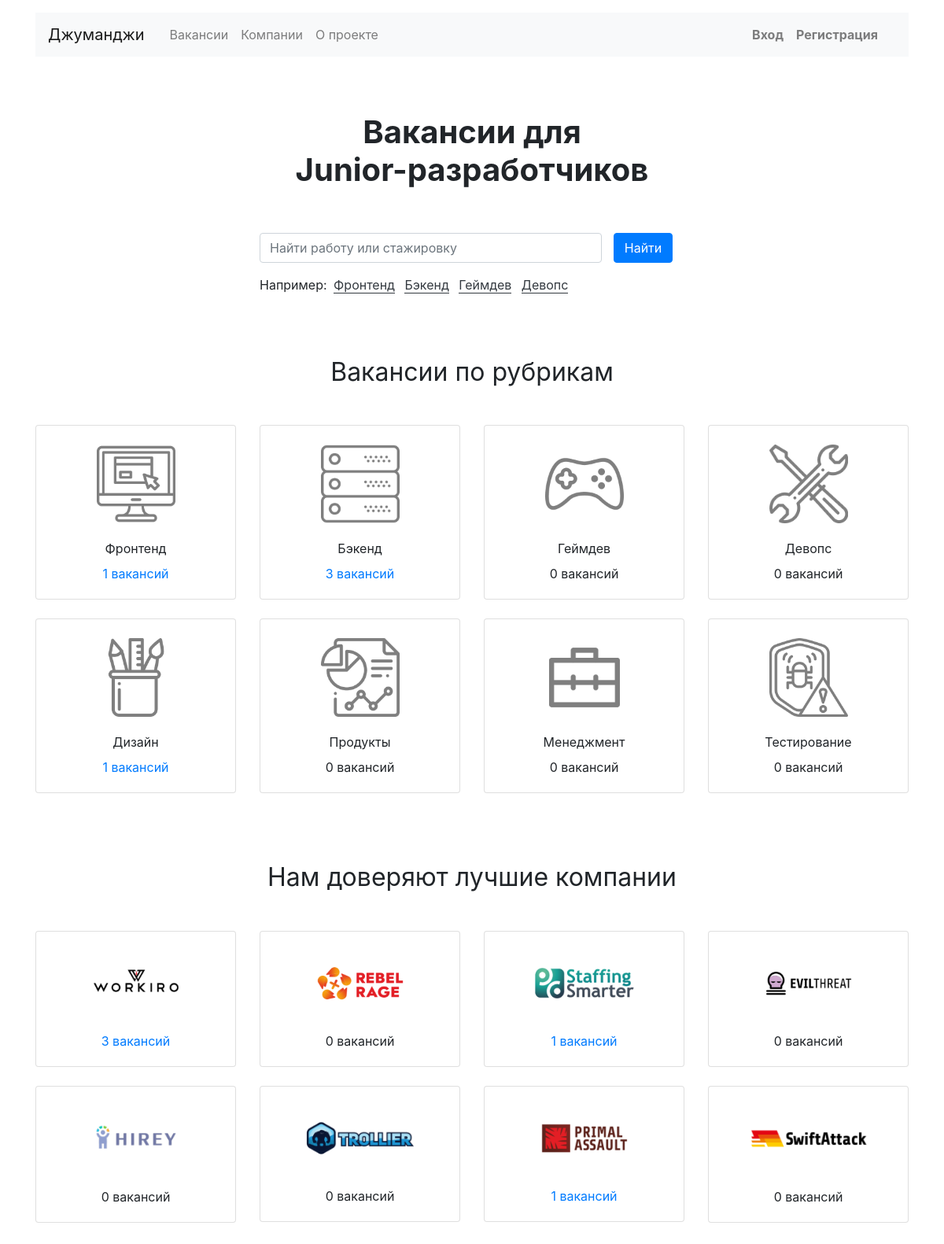
The page / on the database its author committed.
### job/models.py (models this page shows, shortened)
class Specialty(models.Model):
    code = models.CharField(max_length=100)
    title = models.CharField(max_length=255)
    picture = models.ImageField(upload_to='vacancies')

class Company(models.Model):
    name = models.CharField(max_length=255)
    location = models.CharField(max_length=255, blank=True, null=True)
    logo = models.ImageField(upload_to='companies', blank=True)
    description = models.TextField(blank=True, null=True)
    employee_count = models.IntegerField(blank=True, null=True)
    owner = models.ForeignKey(User, on_delete=models.CASCADE, related_name='company', null=True)

### job/views.py (the view)
# urls.py: path('', MainView.as_view(), name='home'),
class MainView(TemplateView):
    template_name = 'job/index.html'
    def get_context_data(self, **kwargs):
        context = super(MainView, self).get_context_data(**kwargs)
        context['specialty'] = Specialty.objects.annotate(Count('vacancies__specialty'))
        context['company'] = Company.objects.annotate(Count('company__company'))
        context['search_list'] = context['specialty'][:4]
        return context

### job/templates/job/index.html (shortened to what this page needs)
{% extends 'job/base.html' %}
{% block content %}
    <section>
        <h1 class="h1 text-center mx-auto mt-4 py-5"><strong>Вакансии для <br>Junior-разработчиков</strong></h1>
        <div class="row">
            <div class="col-12 col-md-8 col-lg-6 offset-lg-3 offset-md-2">
                <form class="form-inline mb-3">
                    <div class="form-group col-8 col-md-10 pl-0">
                        <input class="form-control w-100" type="search" placeholder="Найти работу или стажировку"
                               aria-label="Найти работу или стажировку">
                    </div>
                    <div class="form-group col-4 col-md-2 pl-0">
                        <button class="btn btn-primary w-100" type="submit">Найти</button>
                    </div>
                </form>
                <p>Например:
                    {% for item in search_list %}
                    <a href="{% url 'vacancies_cat' item.code %}" class="text-dark border-bottom border-dark m-1 text-decoration-none">{{ item.title }}</a>
                    {% endfor %}
                </p>
            </div>
        </div>
    </section>
    <section class="mt-5 pt-3">
        <h2 class="h2 font-weight-normal text-center mb-5">Вакансии по рубрикам</h2>
        <div class="row mb-0">
            {% for spec in specialty %}
                <div class="col-6 col-md-6 col-lg-3">
                    <div class="card pt-4 text-center mb-4">
                        <img class="mx-auto d-block" src="{{ spec.picture.url }}" width="100" height="100" alt="{{ spec.title }}">
                        <div class="card-body">
                            <p class="card-text mb-2">{{ spec.title }}</p>
                            <p class="card-text">
                                {% if spec.vacancies__specialty__count > 0 %}
                                    <a href="vacancies/cat/{{ spec.code }}">{{ spec.vacancies__specialty__count }}
                                        вакансий</a>
                                {% else %}
                                    <span>{{ spec.vacancies__specialty__count }} вакансий</span>
                                {% endif %}
                            </p>
                        </div>
                    </div>
                </div>
            {% endfor %}
        </div>
    </section>
    <section class="my-5 pt-3">
        <h2 class="h2 font-weight-normal text-center mb-5">Нам доверяют лучшие компании</h2>
        <div class="row mb-0">
            {% for comp in company %}
                <div class="col-6 col-md-6 col-lg-3">
                    <div class="card pt-4 text-center mb-4">
                        <a href="{% url 'company_detail' comp.id %}" style="max-width: 150px;" class="mx-auto d-block">
                            <img class="mx-auto d-block mw-100" src="{{ comp.logo.url }}" alt="{{ comp.name }}">
                        </a>
                        <div class="card-body">
                            <p class="card-text">
                                {% if comp.company__company__count > 0 %}
                                    <a href="{% url 'company_detail' comp.id %}">{{ comp.company__company__count }} вакансий</a>
                                {% else %}
                                    <span>{{ comp.company__company__count }} вакансий</span>
                                {% endif %}
                            </p>
                        </div>
                    </div>
                </div>
            {% endfor %}
        </div>
    </section>
{% endblock content %}

### rows shown on the page
Specialty: title "Фронтенд", picture (picture), vacancies__specialty__count "1"
Specialty: title "Бэкенд", picture (picture), vacancies__specialty__count "3"
Specialty: title "Геймдев", picture (picture), vacancies__specialty__count "0"
Specialty: title "Девопс", picture (picture), vacancies__specialty__count "0"
Specialty: picture (picture), title "Дизайн", vacancies__specialty__count "1"
Specialty: picture (picture), title "Продукты", vacancies__specialty__count "0"
Specialty: picture (picture), title "Менеджмент", vacancies__specialty__count "0"
Specialty: picture (picture), title "Тестирование", vacancies__specialty__count "0"
Company: logo (picture), company__company__count "3"
Company: logo (picture), company__company__count "0"
Company: logo (picture), company__company__count "1"
Company: logo (picture), company__company__count "0"
Company: logo (picture), company__company__count "0"
Company: logo (picture), company__company__count "0"
Company: logo (picture), company__company__count "1"
Company: logo (picture), company__company__count "0"
